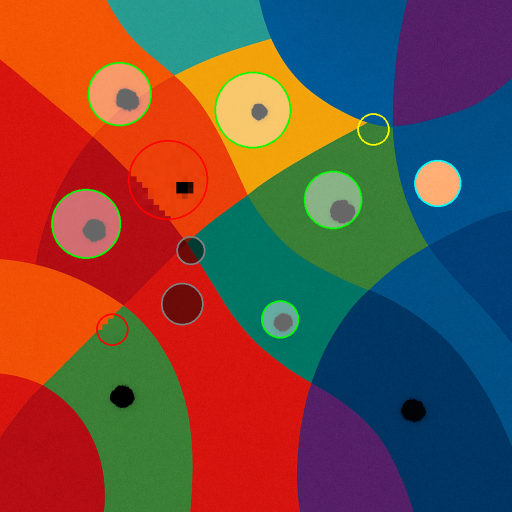
#> input picture v.0.2/labeled_advanced_output.png, 1024 x 1024 px (shown at 1/2 size)
$ python advanced_labeled_editor.py labeled_advanced_output.png
#> lines starting #> are read from the running program, lines starting #| are printed output that depends on the picture; after the words box and inside, x2 and y2 are one past the last pixel; in counts of white or black regions, pixels touching at a corner belong together
#!/usr/bin/env python3
"""
Advanced Labeled Circle Editor - Multiple effects with text labels
Optimized with comprehensive labeling support
"""

import cv2
import numpy as np
from pathlib import Path
from enum import Enum
import argparse
import json

from openpyxl import Workbook


class EditMode(Enum):
    """Available editing modes"""
    HIGHLIGHT = "highlight"
    BLUR = "blur"
    PIXELATE = "pixelate"
    DARKEN = "darken"
    GRAYSCALE = "grayscale"
    INVERT = "invert"
    OUTLINE = "outline"


class AdvancedLabeledEditor:
    """Advanced editor with multiple effects and labeling"""

    def __init__(self, image_path):
#> called with image_path = 'labeled_advanced_output.png'
        self.original_image = cv2.imread(str(image_path))
#> self.original_image is the input picture: shape (1024, 1024, 3); mean B, G, R 67, 77.1, 112.3
        if self.original_image is None:
            raise ValueError(f"Could not load image: {image_path}")

        self._scale_image()

        self.display_image = self.scaled_image.copy()
        self.output_image = self.scaled_image.copy()
        self.circles = []
        self.drawing = False
        self.center = None
        self.current_radius = 0
        self.current_label = ""
        self.label_input_mode = False

        # Current editing mode
        self.current_mode = EditMode.HIGHLIGHT

        # Effect parameters
        self.blur_kernel = 25
        self.pixelate_size = 10
        self.highlight_alpha = 0.4

        # Label settings
        self.label_font = cv2.FONT_HERSHEY_SIMPLEX
        self.label_scale = 0.5
        self.label_thickness = 1
        self.show_labels = True

        # Mode colors
        self.mode_colors = {
            EditMode.HIGHLIGHT: (0, 255, 0),
            EditMode.BLUR: (255, 0, 0),
            EditMode.PIXELATE: (0, 0, 255),
            EditMode.DARKEN: (128, 128, 128),
            EditMode.GRAYSCALE: (200, 200, 200),
            EditMode.INVERT: (255, 255, 0),
            EditMode.OUTLINE: (0, 255, 255),
        }

        # Window setup
        self.window_name = "Advanced Labeled Editor"
        cv2.namedWindow(self.window_name)
        cv2.setMouseCallback(self.window_name, self._mouse_callback)

        self._print_instructions()

    def _print_instructions(self):
        """Print usage instructions"""
        print("\n" + "="*70)
        print("ADVANCED LABELED CIRCLE EDITOR")
        print("="*70)
        print("\nWorkflow:")
        print("  1. Select editing mode (1-7)")
        print("  2. Click and drag to draw circle")
        print("  3. Type label for the object")
        print("  4. Press ENTER to confirm")
        print("\nEditing Modes:")
        for idx, mode in enumerate(EditMode, 1):
            print(f"  {idx}: {mode.value.upper()}")
        print("\nControls:")
        print("  1-7       - Switch editing mode")
        print("  S         - Save output image and labels")
        print("  C         - Clear all circles")
        print("  U         - Undo last circle")
        print("  L         - List all labeled objects")
        print("  E         - Edit label of last circle")
        print("  T         - Toggle label visibility")
        print("  ENTER     - Confirm label (during input)")
        print("  ESC       - Skip label (during input)")
        print("  Q         - Quit application")
        print("="*70 + "\n")

    def _scale_image(self):
        """Scale image for display if needed"""
        max_height = 900
        max_width = 1400

        height, width = self.original_image.shape[:2]
#> height = 1024; width = 1024
        self.scale_factor = 1.0

        if height > max_height or width > max_width:
            scale_h = max_height / height
#> scale_h = 0.879
            scale_w = max_width / width
#> scale_w = 1.37
            self.scale_factor = min(scale_h, scale_w)
#> self.scale_factor = 0.879

            new_width = int(width * self.scale_factor)
#> new_width = 900
            new_height = int(height * self.scale_factor)
#> new_height = 900

            self.scaled_image = cv2.resize(
                self.original_image,
                (new_width, new_height),
                interpolation=cv2.INTER_AREA
            )
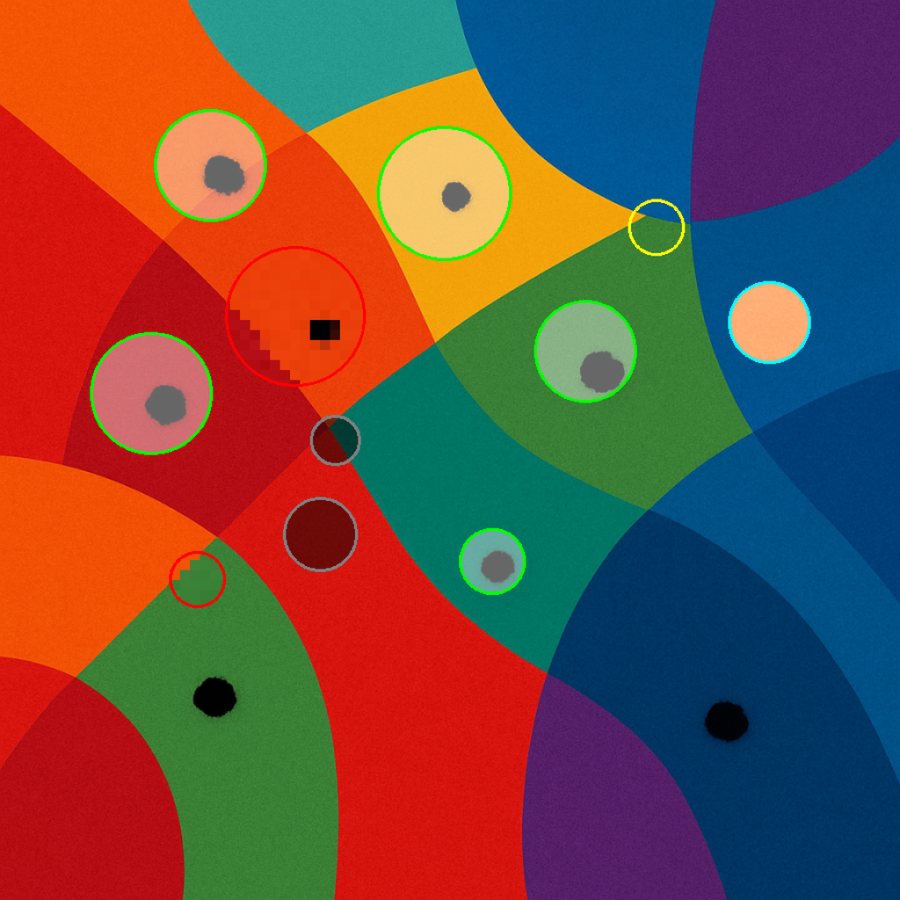
#> self.scaled_image: shape (900, 900, 3); mean B, G, R 66.9, 77.1, 112.3
        else:
            self.scaled_image = self.original_image.copy()

    # [204 lines left out: functions _mouse_callback, _enter_label_input_mode, _exit_label_input_mode, _apply_effect, _apply_all_effects, _draw_label and 1 more, not called in this run]

    def _update_display(self):
        """Update display"""
        self.display_image = self.output_image.copy()

        # Draw labels
        for idx, circle in enumerate(self.circles):
            self._draw_label(self.display_image, circle, idx + 1)

        # Draw current circle
        if self.drawing and self.current_radius > 0:
            color = self.mode_colors[self.current_mode]
            cv2.circle(self.display_image, self.center,
                      self.current_radius, color, 2)

        # Draw UI
        self._draw_ui()
        cv2.imshow(self.window_name, self.display_image)

    # [50 lines left out: functions _update_display_with_input, _draw_input_box, not called in this run]

    def _draw_ui(self):
        """Draw UI overlay"""
        overlay = self.display_image.copy()

        # Mode indicator
        mode_text = f"Mode: {self.current_mode.value.upper()}"
        cv2.rectangle(overlay, (10, 10), (300, 55), (0, 0, 0), -1)
        cv2.rectangle(overlay, (10, 10), (300, 55),
                     self.mode_colors[self.current_mode], 2)
        cv2.putText(overlay, mode_text, (20, 38),
                   cv2.FONT_HERSHEY_SIMPLEX, 0.6, (255, 255, 255), 2)

        # Status
        status = f"Objects: {len(self.circles)} | Labels: {'ON' if self.show_labels else 'OFF'}"
        h = self.display_image.shape[0]
#> h = 900
        cv2.putText(overlay, status, (10, h - 15),
                   cv2.FONT_HERSHEY_SIMPLEX, 0.5, (255, 255, 255), 1)
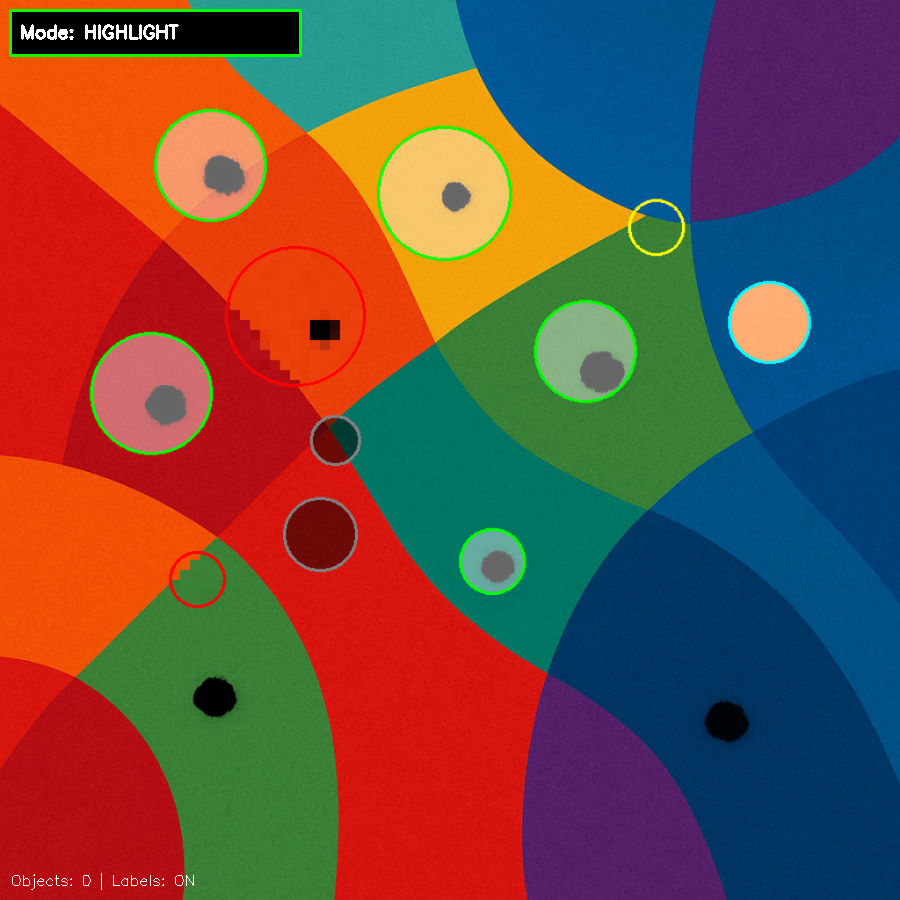
#> overlay: shape (900, 900, 3); mean B, G, R 66.6, 76.3, 109.6

        cv2.addWeighted(overlay, 0.7, self.display_image, 0.3, 0, self.display_image)
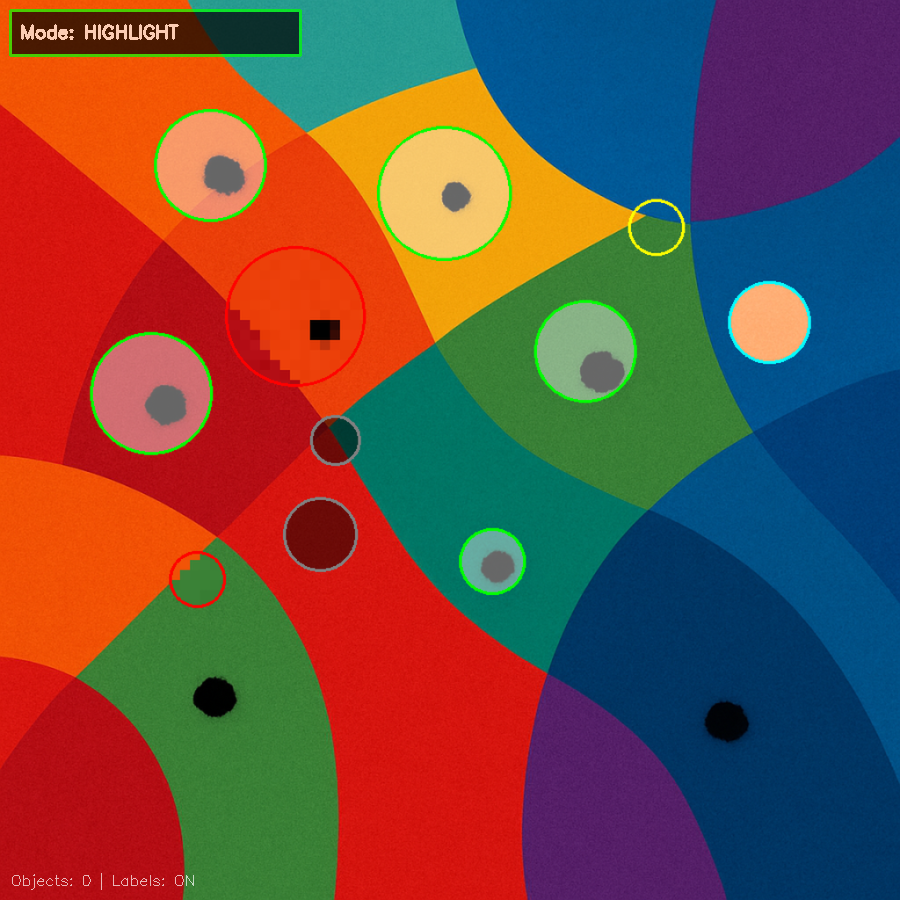
#> self.display_image: shape (900, 900, 3); 1.78% of pixels changed, all inside (x1, y1, x2, y2) = (9, 9, 302, 890)

    # [130 lines left out: functions _list_labels, _edit_last_label, _save_excel_summary, save_output, not called in this run]

    def run(self):
        """Main loop"""
        self._update_display()

        while True:
            key = cv2.waitKey(1) & 0xFF
#> (key q is pressed here)

            if self.label_input_mode:
                if key == 27:  # ESC
                    self._exit_label_input_mode(save=True)
                elif key == 13:  # ENTER
                    self._exit_label_input_mode(save=True)
                elif key == 8:  # BACKSPACE
                    self.current_label = self.current_label[:-1]
                    self._update_display_with_input()
                elif 32 <= key <= 126:
                    self.current_label += chr(key)
                    self._update_display_with_input()
                continue

            if key == ord('q'):
                break
            elif key == ord('s'):
                self.save_output("labeled_advanced_output.png")
            elif key == ord('c'):
                self.circles.clear()
                self.output_image = self.scaled_image.copy()
                self._update_display()
                print("✓ Cleared all")
            elif key == ord('u'):
                if self.circles:
                    removed = self.circles.pop()
                    label = removed['label'] if removed['label'] else "(unlabeled)"
                    print(f"✓ Removed: {label}")
                    self._apply_all_effects()
                    self._update_display()
            elif key == ord('l'):
                self._list_labels()
            elif key == ord('e'):
                self._edit_last_label()
            elif key == ord('t'):
                self.show_labels = not self.show_labels
                print(f"✓ Labels: {'ON' if self.show_labels else 'OFF'}")
                self._update_display()
            elif ord('1') <= key <= ord('7'):
                modes = list(EditMode)
                self.current_mode = modes[key - ord('1')]
                print(f"✓ Mode: {self.current_mode.value.upper()}")
                self._update_display()

        cv2.destroyAllWindows()


def main():
    parser = argparse.ArgumentParser(
        description="Advanced Labeled Circle Editor"
    )
    parser.add_argument("image", type=str, help="Input image path")
    parser.add_argument("--output", "-o", type=str,
                       default="labeled_advanced_output.png",
                       help="Output image path")

    args = parser.parse_args()

    try:
        editor = AdvancedLabeledEditor(args.image)
        editor.run()

        if editor.circles:
            editor.save_output(args.output)
        else:
            print("No objects marked.")

    except Exception as e:
        print(f"Error: {e}")
        return 1

    return 0


if __name__ == "__main__":
    exit(main())
#> (the program exits here)
